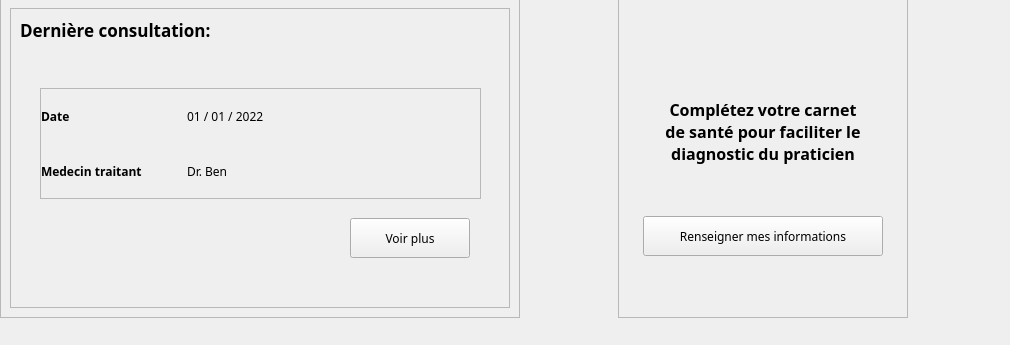
         <widget class="QWidget" name="homeTab">
          <property name="sizePolicy">
           <sizepolicy hsizetype="Expanding" vsizetype="Expanding">
            <horstretch>0</horstretch>
            <verstretch>0</verstretch>
           </sizepolicy>
          </property>
          <attribute name="title">
           <string>Acceuil</string>
          </attribute>
          <widget class="QWidget" name="mainFrame" native="true">
           <property name="geometry">
            <rect>
             <x>0</x>
             <y>-2</y>
             <width>1001</width>
             <height>336</height>
            </rect>
           </property>
           <property name="sizePolicy">
            <sizepolicy hsizetype="Preferred" vsizetype="Expanding">
             <horstretch>0</horstretch>
             <verstretch>0</verstretch>
            </sizepolicy>
           </property>
           <layout class="QHBoxLayout" name="horizontalLayout_7">
            <item alignment="Qt::AlignTop">
             <widget class="QFrame" name="cardsFrame">
              <property name="sizePolicy">
               <sizepolicy hsizetype="Fixed" vsizetype="Preferred">
                <horstretch>0</horstretch>
                <verstretch>0</verstretch>
               </sizepolicy>
              </property>
              <property name="minimumSize">
               <size>
                <width>0</width>
                <height>320</height>
               </size>
              </property>
              <property name="maximumSize">
               <size>
                <width>16777215</width>
                <height>320</height>
               </size>
              </property>
              <property name="frameShape">
               <enum>QFrame::StyledPanel</enum>
              </property>
              <property name="frameShadow">
               <enum>QFrame::Raised</enum>
              </property>
              <layout class="QHBoxLayout" name="horizontalLayout_9">
               <item>
                <widget class="QFrame" name="cardsFrameContent">
                 <property name="sizePolicy">
                  <sizepolicy hsizetype="Preferred" vsizetype="Preferred">
                   <horstretch>0</horstretch>
                   <verstretch>0</verstretch>
                  </sizepolicy>
                 </property>
                 <property name="minimumSize">
                  <size>
                   <width>500</width>
                   <height>300</height>
                  </size>
                 </property>
                 <property name="maximumSize">
                  <size>
                   <width>500</width>
                   <height>300</height>
                  </size>
                 </property>
                 <property name="frameShape">
                  <enum>QFrame::StyledPanel</enum>
                 </property>
                 <property name="frameShadow">
                  <enum>QFrame::Raised</enum>
                 </property>
                 <layout class="QVBoxLayout" name="verticalLayout_11">
                  <item>
                   <widget class="QLabel" name="label">
                    <property name="font">
                     <font>
                      <family>Noto Sans</family>
                      <pointsize>13</pointsize>
                      <weight>75</weight>
                      <bold>true</bold>
                     </font>
                    </property>
                    <property name="text">
                     <string>Dernière consultation:</string>
                    </property>
                   </widget>
                  </item>
                  <item>
                   <widget class="QWidget" name="lastConsultWidget" native="true">
                    <property name="sizePolicy">
                     <sizepolicy hsizetype="Preferred" vsizetype="Preferred">
                      <horstretch>0</horstretch>
                      <verstretch>0</verstretch>
                     </sizepolicy>
                    </property>
                    <property name="minimumSize">
                     <size>
                      <width>300</width>
                      <height>250</height>
                     </size>
                    </property>
                    <widget class="QPushButton" name="lastConsultBtn">
                     <property name="geometry">
                      <rect>
                       <x>330</x>
                       <y>170</y>
                       <width>120</width>
                       <height>40</height>
                      </rect>
                     </property>
                     <property name="minimumSize">
                      <size>
                       <width>120</width>
                       <height>40</height>
                      </size>
                     </property>
                     <property name="maximumSize">
                      <size>
                       <width>120</width>
                       <height>40</height>
                      </size>
                     </property>
                     <property name="font">
                      <font>
                       <family>Noto Sans</family>
                       <weight>50</weight>
                       <bold>false</bold>
                      </font>
                     </property>
                     <property name="cursor">
                      <cursorShape>PointingHandCursor</cursorShape>
                     </property>
                     <property name="text">
                      <string>Voir plus</string>
                     </property>
                     <property name="iconSize">
                      <size>
                       <width>30</width>
                       <height>30</height>
                      </size>
                     </property>
                     <property name="flat">
                      <bool>false</bool>
                     </property>
                    </widget>
                    <widget class="QFrame" name="lastConsultTable">
                     <property name="geometry">
                      <rect>
                       <x>20</x>
                       <y>40</y>
                       <width>441</width>
                       <height>111</height>
                      </rect>
                     </property>
                     <property name="frameShape">
                      <enum>QFrame::StyledPanel</enum>
                     </property>
                     <property name="frameShadow">
                      <enum>QFrame::Raised</enum>
                     </property>
                     <layout class="QGridLayout" name="gridLayout_2">
                      <property name="leftMargin">
                       <number>0</number>
                      </property>
                      <property name="topMargin">
                       <number>0</number>
                      </property>
                      <property name="rightMargin">
                       <number>0</number>
                      </property>
                      <property name="bottomMargin">
                       <number>0</number>
                      </property>
                      <property name="spacing">
                       <number>0</number>
                      </property>
                      <item row="1" column="0">
                       <widget class="QLabel" name="label_10">
                        <property name="font">
                         <font>
                          <family>Noto Sans</family>
                          <weight>75</weight>
                          <bold>true</bold>
                         </font>
                        </property>
                        <property name="text">
                         <string>Medecin traitant</string>
                        </property>
                       </widget>
                      </item>
                      <item row="0" column="0">
                       <widget class="QLabel" name="label_2">
                        <property name="font">
                         <font>
                          <family>Noto Sans</family>
                          <weight>75</weight>
                          <bold>true</bold>
                         </font>
                        </property>
                        <property name="text">
                         <string>Date</string>
                        </property>
                       </widget>
                      </item>
                      <item row="0" column="1" colspan="2">
                       <widget class="QLabel" name="label_6">
                        <property name="font">
                         <font>
                          <family>Noto Sans</family>
                         </font>
                        </property>
                        <property name="text">
                         <string>01 / 01 / 2022</string>
                        </property>
                       </widget>
                      </item>
                      <item row="1" column="1" colspan="2">
                       <widget class="QLabel" name="label_11">
                        <property name="font">
                         <font>
                          <family>Noto Sans</family>
                         </font>
                        </property>
                        <property name="text">
                         <string>Dr. Ben</string>
                        </property>
                       </widget>
                      </item>
                     </layout>
                    </widget>
                   </widget>
                  </item>
                 </layout>
                </widget>
               </item>
              </layout>
             </widget>
            </item>
            <item alignment="Qt::AlignHCenter|Qt::AlignTop">
             <widget class="QFrame" name="asideFrame">
              <property name="sizePolicy">
               <sizepolicy hsizetype="Fixed" vsizetype="Preferred">
                <horstretch>0</horstretch>
                <verstretch>0</verstretch>
               </sizepolicy>
              </property>
              <property name="minimumSize">
               <size>
                <width>0</width>
                <height>320</height>
               </size>
              </property>
              <property name="maximumSize">
               <size>
                <width>16777215</width>
                <height>320</height>
               </size>
              </property>
              <property name="frameShape">
               <enum>QFrame::StyledPanel</enum>
              </property>
              <property name="frameShadow">
               <enum>QFrame::Raised</enum>
              </property>
              <layout class="QHBoxLayout" name="horizontalLayout_10">
               <item alignment="Qt::AlignHCenter">
                <widget class="QWidget" name="aside" native="true">
                 <property name="minimumSize">
                  <size>
                   <width>270</width>
                   <height>220</height>
                  </size>
                 </property>
                 <property name="maximumSize">
                  <size>
                   <width>270</width>
                   <height>220</height>
                  </size>
                 </property>
                 <property name="font">
                  <font>
                   <family>Noto Sans</family>
                   <weight>50</weight>
                   <bold>false</bold>
                  </font>
                 </property>
                 <layout class="QVBoxLayout" name="verticalLayout_22">
                  <property name="spacing">
                   <number>10</number>
                  </property>
                  <item alignment="Qt::AlignHCenter">
                   <widget class="QLabel" name="label_9">
                    <property name="maximumSize">
                     <size>
                      <width>230</width>
                      <height>145</height>
                     </size>
                    </property>
                    <property name="font">
                     <font>
                      <family>Noto Sans</family>
                      <pointsize>12</pointsize>
                      <weight>75</weight>
                      <bold>true</bold>
                     </font>
                    </property>
                    <property name="text">
                     <string>Complétez votre carnet 
de santé pour faciliter le 
diagnostic du praticien</string>
                    </property>
                    <property name="alignment">
                     <set>Qt::AlignCenter</set>
                    </property>
                   </widget>
                  </item>
                  <item alignment="Qt::AlignHCenter">
                   <widget class="QPushButton" name="asideBtn">
                    <property name="minimumSize">
                     <size>
                      <width>240</width>
                      <height>40</height>
                     </size>
                    </property>
                    <property name="maximumSize">
                     <size>
                      <width>240</width>
                      <height>40</height>
                     </size>
                    </property>
                    <property name="font">
                     <font>
                      <family>Noto Sans</family>
                      <weight>50</weight>
                      <bold>false</bold>
                     </font>
                    </property>
                    <property name="cursor">
                     <cursorShape>PointingHandCursor</cursorShape>
                    </property>
                    <property name="text">
                     <string>Renseigner mes informations</string>
                    </property>
                    <property name="flat">
                     <bool>false</bool>
                    </property>
                   </widget>
                  </item>
                 </layout>
                </widget>
               </item>
              </layout>
             </widget>
            </item>
           </layout>
          </widget>
         </widget>
